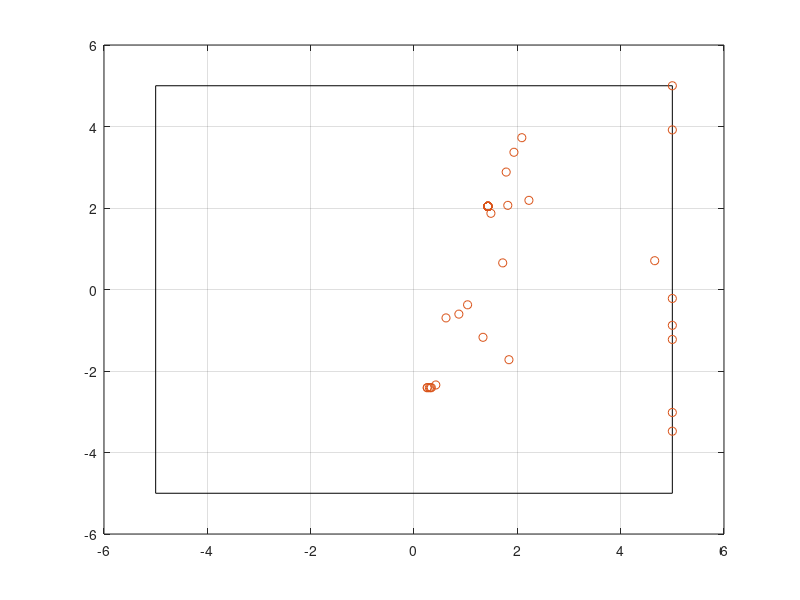

The MATLAB script that drew this image:
clc
clear all
format long g

%constants
r1 = randn();
r2 = randn();
c1 = 1.5;%1.5-2
c2 = 2.0;%2-2.5
dt = 1;
w = 0.4;%0.4-1.44
rho=1;

%initial variables
m=50;%# of particles
n=2;%function dims
x=zeros(m,n);
v=zeros(m,n);
xcon=zeros(m,n,2);%constraint on DVs
vp=v;
xp=x;
for j=1:m
    for i=1:n
        x(j,i)=3*randn();
        v(j,i)=3*randn();
        for k=1:2
            if(k==1); sgn=-1; end;
            if(k==2); sgn=+1; end;
            xcon(j,i,k)=5*sgn;
        end
    end
end
x0=x;
v0=v;

%start arrays
fpi=zeros(m,1);
pi=zeros(m,n);

%iterations
tol=0.001;
res=1;
cnt=0;
while(cnt<100)
    
    %function evaluation
    f=zeros(m,1);
    phi=zeros(m,1);
    for j=1:m
        for i=1:(n-1)
            f(j) = f(j) + 100*(( x(j,i+1) - (x(j,i)^2) )^2) + (1-x(j,i))^2;
        end
    end
    
    %penalty function
    for j=1:m%for all points
        for i=1:n%for all dimensions
            for k=1:2%max/min on design variables
                if(k==1); sgn=-1; end;
                if(k==2); sgn=+1; end;
                phi(j)=phi(j)+(max(0,sgn*(x(j,i)-xcon(j,i,k))))^2;
            end
        end
    end
    f(j)=f(j)+rho*phi(j);%update f 
        
    %update pi
    for j=1:m  
        if(cnt==0)  
            fpi(j)=f(j);
            pi(j,:)=x(j,:);
        else
            if(f(j)<=fpi(j)) 
                fpi(j)=f(j);
                pi(j,:)=x(j,:);
            end
        end
    end
    
    %update pg
    [M,I]=min(f);
    if(cnt==0)
        fpg=f(I);
        pg=x(I,:);
    else
        if(f(I)<=fpg)
            fpg=f(I);
            pg=x(I,:);
        end
    end
    
    %update velocity and position
    for j=1:m
        vp(j,:) = w*v(j,:) + (c1*r1*(pi(j,:)-x(j,:))/dt) + (c2*r2*(pg-x(j,:))/dt);
        xp(j,:) = x(j,:) + vp(j,:)*dt;
        for i=1:n
            for k=1:2
                if(k==1)%low con 
                    if(xp(j,i)<xcon(j,i,k))
                        xp(j,i)=xcon(j,i,k);
                    end;
                elseif(k==2)%high con 
                    if(xp(j,i)>xcon(j,i,k))
                        xp(j,i)=xcon(j,i,k);
                    end;
                end
            end
        end
    end    
    
    x=xp;
    v=vp;
    
    %plot
    figure(1)
    plot([-5,-5],[-5,5],'k')
    hold on
    plot([5,5],[-5,5],'k')
    hold on
    plot([-5,5],[-5,-5],'k')
    hold on
    plot([-5,5],[5,5],'k')
    hold on
    scatter(x(:,1),x(:,2))
    hold on
    grid on
    xlim([-6 6])
    ylim([-6 6])
    drawnow
    pause(1)
    hold off
    cnt=cnt+1;
    rho=1.2*rho;
    %disp(cnt,min(f),max(f))
end

